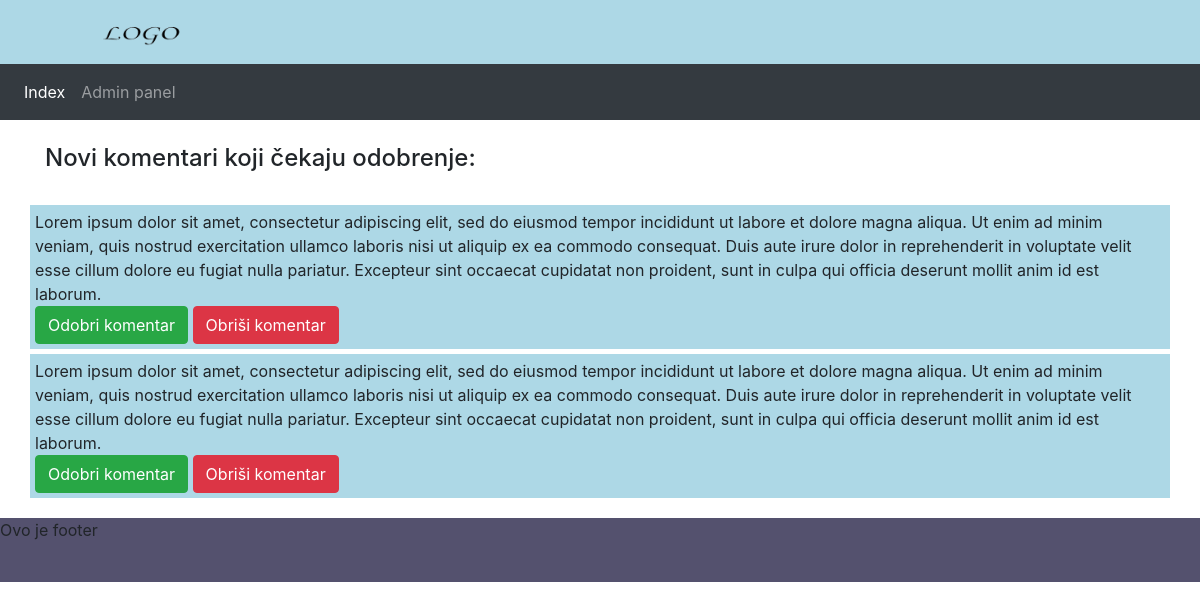
The page /controllers/admin_comments.php?id=1 on the database its author committed.
### tables this page shows
CREATE TABLE `comments` (
  `comment_id` int(11) NOT NULL AUTO_INCREMENT,
  `profile_id` int(11) NOT NULL,
  `comment_text` longtext,
  `created` timestamp NULL DEFAULT CURRENT_TIMESTAMP,
  `is_enabled` tinyint(4) DEFAULT '0',
  PRIMARY KEY (`comment_id`),
  KEY `profile_id_idx` (`profile_id`)
);

### classes/Template.php (called while the page is built, shortened)
<?php
class Template {
    protected $template;
    public function __construct($template){
        $this->template = $template;
    }
    public function __toString(){
    	include basename($this->template);
      	return ob_get_clean();
    }
}

### classes/Database.php (called while the page is built, shortened)
<?php
class Database {
	private $host = DB_HOST;
	private $user = DB_USER;
	private $pass = DB_PASS;
	private $dbname = DB_NAME;
	private $dbh;
	private $stmt;
	public function __construct() {
		$dsn = 'mysql:host=' . $this->host . ';dbname=' . $this->dbname;
		$options = array (
				PDO::ATTR_ERRMODE => PDO::ERRMODE_EXCEPTION,
                PDO::MYSQL_ATTR_INIT_COMMAND => "SET NAMES utf8mb4"
		);
		try {
			$this->dbh = new PDO ($dsn, $this->user, $this->pass, $options);
		}
		catch ( PDOException $e ) {
			$this->error = $e->getMessage();
		}
	}
	public function query($query) {
		$this->stmt = $this->dbh->prepare($query);
	}
	public function bind($param, $value, $type = null) {
		if (is_null ( $type )) {
			switch (true) {
				default :
					$type = PDO::PARAM_STR;
			}
		}
		$this->stmt->bindValue ( $param, $value, $type );
	}
	public function execute(){
		return $this->stmt->execute();
	}
	public function resultset(){
		$this->execute();
		return $this->stmt->fetchAll(PDO::FETCH_OBJ);
	}
}

### classes/Comment.php (called while the page is built, shortened)
<?php
class Comment
{
    private $database;
    public function __construct($db)
    {
        $this->database = $db;
    }
    public function getAllComments($id)
    {
        $this->database->query("SELECT * FROM `comments` where profile_id=:id order by created desc");
        $this->database->bind(':id', $id);
        return $this->database->resultset();
    }
}

### templates/admin_comments.php (the view, shortened to what this page needs)
<br>
<h4>Novi komentari koji čekaju odobrenje:</h4>
<br>
<?php if ($countComments > 0) : ?>
    <?php foreach ($comments as $comment) : ?>
        <?php if ($comment->is_enabled == 0) : ?>
            <div class="row comment">
                <form action="comments.php" method="post">
                    <span class=""><?php echo $comment->comment_text; ?></span>
                    <br>
                    <input class="btn btn-success" type="submit" name="enable_comment" value="Odobri komentar">
                    <input class="btn btn-danger" type="submit" name="delete_comment" value="Obriši komentar">
                </form>
            </div>
        <?php endif; endforeach; ?>
<?php else : ?>
    <div class="row comment">
        Nema novih komentara!
    </div>
<?php endif; ?>

### assets/css/style.css (style rules this page uses)
.comment { padding: 5px; margin-bottom: 5px; background: lightblue; }

### rows shown on the page
comments: comment_text "Lorem ipsum dolor sit amet, consectetur adipiscing elit, sed do eiusmod tempor incididunt ut labore et dolore magna aliqua. Ut enim ad minim veniam, quis nostrud exercitation ullamco laboris nisi ut aliquip ex ea commodo consequat. Duis aute irure dolor in reprehenderit in voluptate velit esse cillum dolore eu fugiat nulla pariatur. Excepteur sint occaecat cupidatat non proident, sunt in culpa qui officia deserunt mollit anim id est laborum."
comments: comment_text "Lorem ipsum dolor sit amet, consectetur adipiscing elit, sed do eiusmod tempor incididunt ut labore et dolore magna aliqua. Ut enim ad minim veniam, quis nostrud exercitation ullamco laboris nisi ut aliquip ex ea commodo consequat. Duis aute irure dolor in reprehenderit in voluptate velit esse cillum dolore eu fugiat nulla pariatur. Excepteur sint occaecat cupidatat non proident, sunt in culpa qui officia deserunt mollit anim id est laborum."
